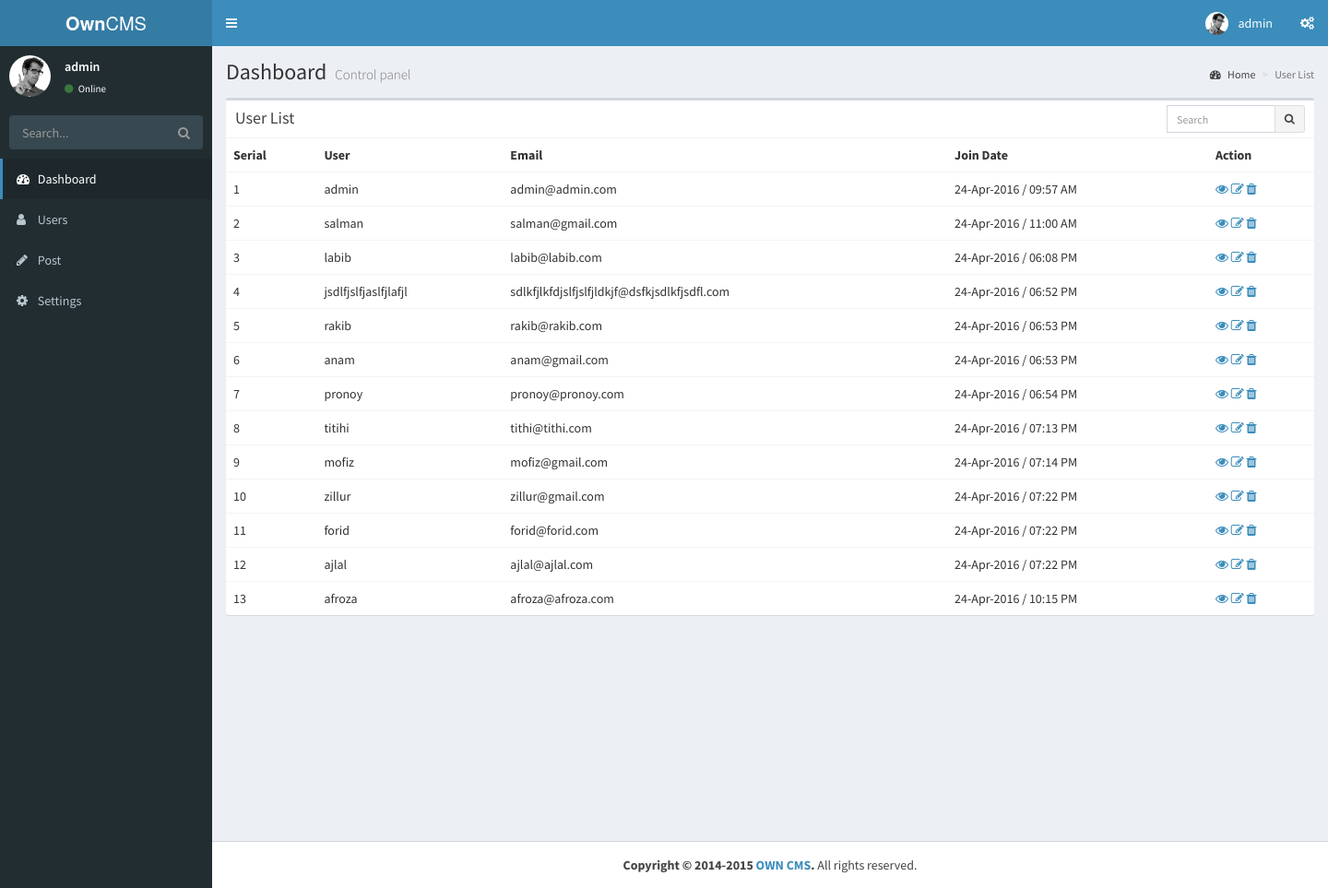
Page /owncms/admin/user-list.php (signed in) on the committed database.
### tables this page shows
CREATE TABLE `users` (
  `id` int(11) NOT NULL,
  `user_group_id` int(11) NOT NULL,
  `unique_id` varchar(255) NOT NULL,
  `username` varchar(255) NOT NULL,
  `password` varchar(255) NOT NULL,
  `email` varchar(255) NOT NULL,
  `is_admin` tinyint(4) NOT NULL,
  `modified_at` datetime NOT NULL,
  `created_at` datetime NOT NULL,
  `deleted_at` datetime DEFAULT NULL,
  `is_active` int(11) DEFAULT NULL
);

### owncms/app/src/User.php (called while the page is built, shortened)
<?php
class User
{
    public $pdo    = '';
    public $dbUser = 'root';
    public $dbPass = '';
    public function __construct()
    {
        try {
            $this->pdo = new PDO('mysql:host=localhost;dbname=owncms', $this->dbUser, $this->dbPass);
        } catch (PDOException $e) {
            echo $e->getMessage();
        }
    }
    public function getAllUser()
    {
        $stmt = $this->pdo->prepare("SELECT *, DATE_FORMAT(created_at, '%d-%b-%Y / %h:%i %p') AS signUpDate FROM users");
        $stmt->execute();
        $allUsers = $stmt->fetchAll(PDO::FETCH_ASSOC);
        return $allUsers;
    }
    public function isAdmin($id)
    {
        $one = 1;
        $stmt = $this->pdo->prepare("SELECT * FROM users WHERE is_admin =? AND id =?");
        $stmt->execute(array($one, $id));
        $stmt->fetch(PDO::FETCH_ASSOC);
        $row = $stmt->rowCount();
        if ($row == 1) {
            return true;
        } else {
            return false;
        }
    }
}

### owncms/admin/user-list.php (the view, shortened to what this page needs)
<?php
$user = new User();
$allUsers = $user->getAllUser();
$id = $_SESSION['uid'];
$username = $_SESSION['uname'];
?>
<!DOCTYPE html>
<html>
<head>
  <link rel="stylesheet" href="bootstrap/css/bootstrap.min.css">
  <link rel="stylesheet" href="https://maxcdn.bootstrapcdn.com/font-awesome/4.4.0/css/font-awesome.min.css">
  <link rel="stylesheet" href="https://code.ionicframework.com/ionicons/2.0.1/css/ionicons.min.css">
  <link rel="stylesheet" href="dist/css/AdminLTE.min.css">
  <link rel="stylesheet" href="dist/css/skins/_all-skins.min.css">
  <link rel="stylesheet" href="plugins/iCheck/flat/blue.css">
  <link rel="stylesheet" href="plugins/morris/morris.css">
  <link rel="stylesheet" href="plugins/jvectormap/jquery-jvectormap-1.2.2.css">
  <link rel="stylesheet" href="plugins/datepicker/datepicker3.css">
  <link rel="stylesheet" href="plugins/daterangepicker/daterangepicker-bs3.css">
  <link rel="stylesheet" href="plugins/bootstrap-wysihtml5/bootstrap3-wysihtml5.min.css">
</head>
<body class="hold-transition skin-blue sidebar-mini">
<div class="wrapper">
  <header class="main-header">
    <a href="index.php" class="logo">
      <span class="logo-lg"><b>Own</b>CMS</span>
    </a>
    <nav class="navbar navbar-static-top" role="navigation">
      <a href="#" class="sidebar-toggle" data-toggle="offcanvas" role="button">
      </a>
      <div class="navbar-custom-menu">
        <ul class="nav navbar-nav">
          <li class="dropdown user user-menu">
            <a href="#" class="dropdown-toggle" data-toggle="dropdown">
              <img src="dist/img/user2-160x160.jpg" class="user-image" alt="User Image">
              <span class="hidden-xs"><?php echo $username; ?></span>
            </a>
          </li>
          <li>
            <a href="#" data-toggle="control-sidebar"><i class="fa fa-gears"></i></a>
          </li>
        </ul>
      </div>
    </nav>
  </header>
  <aside class="main-sidebar">
    <section class="sidebar">
      <div class="user-panel">
        <div class="pull-left image">
          <img src="dist/img/user2-160x160.jpg" class="img-circle" alt="User Image">
        </div>
        <div class="pull-left info">
          <p><?php
              echo $username;
            ?></p>
          <a href="#"><i class="fa fa-circle text-success"></i> Online</a>
        </div>
      </div>
      <form action="#" method="get" class="sidebar-form">
        <div class="input-group">
          <input type="text" name="q" class="form-control" placeholder="Search...">
              <span class="input-group-btn">
                <button type="submit" name="search" id="search-btn" class="btn btn-flat"><i class="fa fa-search"></i></button>
              </span>
        </div>
      </form>
      <ul class="sidebar-menu">
        <li class="active">
          <a href="index.php">
            <i class="fa fa-dashboard"></i> <span>Dashboard</span> <i class="pull-right"></i>
          </a>
        </li>
        <li class="treeview">
          <a href="index.php">
            <i class="fa fa-user"></i> <span>Users</span> <i class="pull-right"></i>
          </a>
        </li>
        <li class="treeview">
          <a href="index.php">
            <i class="fa fa-pencil"></i> <span>Post</span> <i class="pull-right"></i>
          </a>
        </li>
        <li class="treeview">
          <a href="index.php">
            <i class="fa fa-cog"></i> <span>Settings</span> <i class="pull-right"></i>
          </a>
        </li>
      </ul>
    </section>
  </aside>
  <div class="content-wrapper">
    <section class="content-header">
      <h1>
        Dashboard
        <small>Control panel</small>
      </h1>
      <ol class="breadcrumb">
        <li><a href="#"><i class="fa fa-dashboard"></i> Home</a></li>
        <li class="active">User List</li>
      </ol>
    </section>
    <section class="content">
      <div class="row">
        <div class="col-xs-12">
          <div class="box">
            <div class="box-header">
              <h3 class="box-title">User List</h3>
              <div class="box-tools">
                <div class="input-group" style="width: 150px;">
                  <input type="text" name="table_search" class="form-control input-sm pull-right" placeholder="Search">
                  <div class="input-group-btn">
                    <button class="btn btn-sm btn-default"><i class="fa fa-search"></i></button>
                  </div>
                </div>
              </div>
            </div>
            <div class="box-body table-responsive no-padding">
              <table class="table table-hover">
                <tr>
                  <th>Serial</th>
                  <th>User</th>
                  <th>Email</th>
                  <th>Join Date</th>
                  <th>Action</th>
                </tr>
                <?php
                  if ($id == $user->isAdmin($id)) {
                  $slNo = 0;
                  foreach ($allUsers as $singleUser) {
                    $slNo++;
                    ?>
                    <tr>
                      <td><?php echo $slNo; ?></td>
                      <td><?php echo $singleUser['username']; ?></td>
                      <td><?php echo $singleUser['email']; ?></td>
                      <td><?php echo $singleUser['signUpDate']; ?></td>
                      <td>
                        <a
                            href="user-profile.php?unique_id=<?php echo $singleUser['unique_id']; ?>"
                            title="view"
                            data-toggle="tooltip">
                          <i class="fa fa-eye"></i>
                        </a>
                        <a
                            href="user-profile-edit.php?unique_id=<?php echo $singleUser['unique_id']; ?>"
                            title="edit"
                            data-toggle="tooltip">
                          <i class="fa fa-edit"></i>
                        </a>
                        <a href="#"
                           title="move to trash"
                           data-toggle="tooltip">
                          <i class="fa fa-trash"></i>
                        </a>
                      </td>
                    </tr>
                    <?php
                  }
                } ?>
              </table>
            </div>
          </div>
        </div>
      </div>
    </section>
  </div>
  <footer class="main-footer " style="text-align: center">
    <strong>Copyright &copy; 2014-2015 <a href="#">OWN CMS</a>.</strong> All rights reserved.
  </footer>
</div>
</body>
</html>

### rows in the picture
users: username "admin", email "admin@admin.com", signUpDate "24-Apr-2016 / 09:57 AM"
users: username "salman", email "salman@gmail.com", signUpDate "24-Apr-2016 / 11:00 AM"
users: username "labib", email "labib@labib.com", signUpDate "24-Apr-2016 / 06:08 PM"
users: username "jsdlfjslfjaslfjlafjl", email "sdlkfjlkfdjslfjslfjldkjf@dsfkjsdlkfjsdfl.com", signUpDate "24-Apr-2016 / 06:52 PM"
users: username "rakib", email "rakib@rakib.com", signUpDate "24-Apr-2016 / 06:53 PM"
users: username "anam", email "anam@gmail.com", signUpDate "24-Apr-2016 / 06:53 PM"
users: username "pronoy", email "pronoy@pronoy.com", signUpDate "24-Apr-2016 / 06:54 PM"
users: username "titihi", email "tithi@tithi.com", signUpDate "24-Apr-2016 / 07:13 PM"
users: username "mofiz", email "mofiz@gmail.com", signUpDate "24-Apr-2016 / 07:14 PM"
users: username "zillur", email "zillur@gmail.com", signUpDate "24-Apr-2016 / 07:22 PM"
users: username "forid", email "forid@forid.com", signUpDate "24-Apr-2016 / 07:22 PM"
users: username "ajlal", email "ajlal@ajlal.com", signUpDate "24-Apr-2016 / 07:22 PM"
users: username "afroza", email "afroza@afroza.com", signUpDate "24-Apr-2016 / 10:15 PM"

### other values in the picture
$username "admin"
